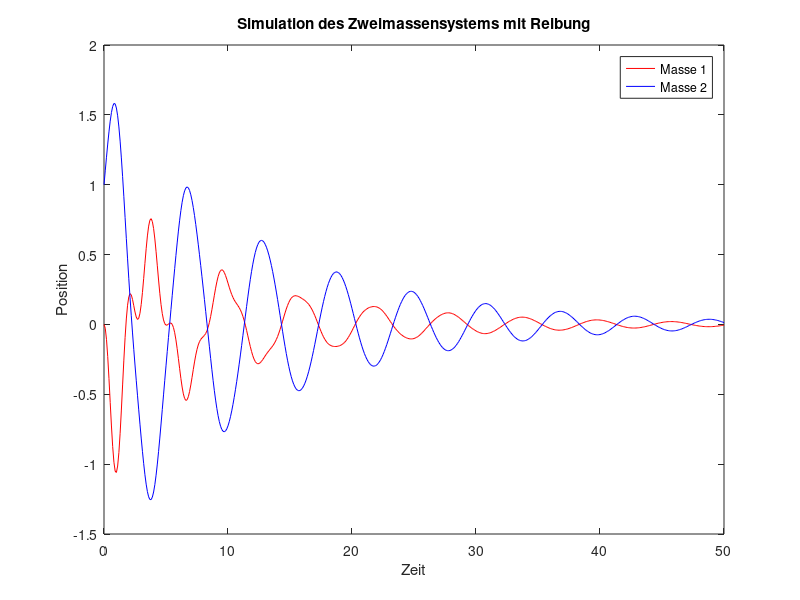

Write the MATLAB code that produced this figure.
% Parameter festlegen
m1 = 1; % Masse 1
m2 = 2; % Masse 2
k1 = 10; % Federkonstante 1
k2 = 5; % Federkonstante 2
b1 = 0.5; % Reibung 1
b2 = 0.2; % Reibung 2

% Zustandsraummodell definieren
A = [0 1 0 0; -(k1/m1) -(b1/m1) (k2/m1) 0; 0 0 0 1; (k2/m2) 0 -(k2/m2) -(b2/m2)];
B = [0; 0; 0; 0];
C = [1 0 -1 0; 0 0 1 0];
D = [0; 0];
sys = ss(A, B, C, D);

% Anfangsbedingungen und Zeitvektor
x0 = [1; 1; 1; 1]; % Anfangszustand
t = 0:0.1:50; % Zeitvektor (0 bis 10 Sekunden)

% Systemantwort berechnen
[y, t_sim, x] = lsim(sys, zeros(size(t)), t, x0);

% Ergebnisse plotten
plot(t_sim, y(:,1), 'r', t_sim, y(:,2), 'b');
xlabel('Zeit');
ylabel('Position');
legend('Masse 1', 'Masse 2');
title('Simulation des Zweimassensystems mit Reibung');
